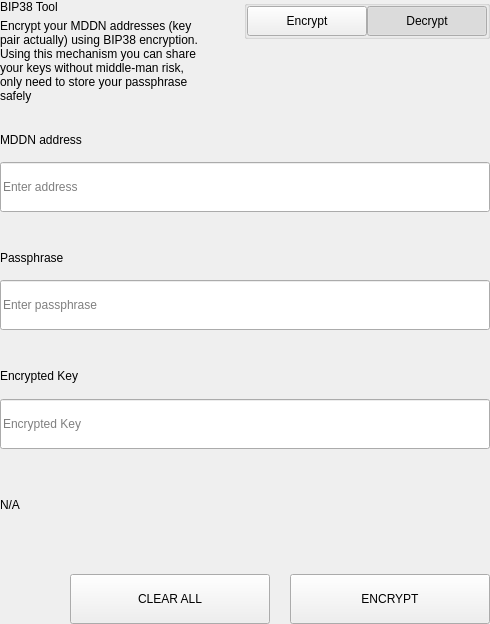
<?xml version="1.0" encoding="UTF-8"?>
<ui version="4.0">
 <class>SettingsBitToolWidget</class>
 <widget class="QWidget" name="SettingsBitToolWidget">
  <property name="geometry">
   <rect>
    <x>0</x>
    <y>0</y>
    <width>490</width>
    <height>624</height>
   </rect>
  </property>
  <property name="windowTitle">
   <string>Form</string>
  </property>
  <layout class="QVBoxLayout" name="verticalLayout">
   <property name="spacing">
    <number>0</number>
   </property>
   <property name="leftMargin">
    <number>0</number>
   </property>
   <property name="topMargin">
    <number>0</number>
   </property>
   <property name="rightMargin">
    <number>0</number>
   </property>
   <property name="bottomMargin">
    <number>0</number>
   </property>
   <item>
    <widget class="QWidget" name="left" native="true">
     <layout class="QVBoxLayout" name="verticalLayout_3">
      <property name="leftMargin">
       <number>0</number>
      </property>
      <property name="topMargin">
       <number>0</number>
      </property>
      <property name="rightMargin">
       <number>0</number>
      </property>
      <property name="bottomMargin">
       <number>0</number>
      </property>
      <item>
       <layout class="QVBoxLayout" name="verticalLayout_2">
        <property name="spacing">
         <number>0</number>
        </property>
        <item>
         <layout class="QHBoxLayout" name="horizontalLayout_3" stretch="3,1">
          <property name="spacing">
           <number>40</number>
          </property>
          <item>
           <layout class="QVBoxLayout" name="verticalLayoutTitle">
            <property name="spacing">
             <number>5</number>
            </property>
            <item>
             <widget class="QLabel" name="labelTitle">
              <property name="text">
               <string>BIP38 Tool</string>
              </property>
             </widget>
            </item>
            <item>
             <widget class="QLabel" name="labelSubtitle1">
              <property name="text">
               <string>Encrypt your MDDN addresses (key pair actually) using BIP38 encryption.
Using this mechanism you can share your keys without middle-man risk, only need to store your passphrase safely</string>
              </property>
              <property name="wordWrap">
               <bool>true</bool>
              </property>
             </widget>
            </item>
           </layout>
          </item>
          <item alignment="Qt::AlignTop">
           <widget class="QGroupBox" name="groupBox">
            <property name="title">
             <string/>
            </property>
            <property name="alignment">
             <set>Qt::AlignLeading|Qt::AlignLeft|Qt::AlignTop</set>
            </property>
            <layout class="QHBoxLayout" name="horizontalLayout_4">
             <property name="spacing">
              <number>0</number>
             </property>
             <property name="leftMargin">
              <number>0</number>
             </property>
             <property name="topMargin">
              <number>0</number>
             </property>
             <property name="rightMargin">
              <number>0</number>
             </property>
             <property name="bottomMargin">
              <number>0</number>
             </property>
             <item>
              <spacer name="horizontalSpacer">
               <property name="orientation">
                <enum>Qt::Horizontal</enum>
               </property>
               <property name="sizeHint" stdset="0">
                <size>
                 <width>40</width>
                 <height>20</height>
                </size>
               </property>
              </spacer>
             </item>
             <item>
              <widget class="QPushButton" name="pushLeft">
               <property name="minimumSize">
                <size>
                 <width>120</width>
                 <height>30</height>
                </size>
               </property>
               <property name="maximumSize">
                <size>
                 <width>120</width>
                 <height>30</height>
                </size>
               </property>
               <property name="focusPolicy">
                <enum>Qt::NoFocus</enum>
               </property>
               <property name="text">
                <string>Encrypt</string>
               </property>
               <property name="checkable">
                <bool>true</bool>
               </property>
               <property name="autoExclusive">
                <bool>true</bool>
               </property>
              </widget>
             </item>
             <item>
              <widget class="QPushButton" name="pushRight">
               <property name="minimumSize">
                <size>
                 <width>120</width>
                 <height>30</height>
                </size>
               </property>
               <property name="maximumSize">
                <size>
                 <width>120</width>
                 <height>30</height>
                </size>
               </property>
               <property name="focusPolicy">
                <enum>Qt::NoFocus</enum>
               </property>
               <property name="text">
                <string>Decrypt</string>
               </property>
               <property name="checkable">
                <bool>true</bool>
               </property>
               <property name="checked">
                <bool>true</bool>
               </property>
               <property name="autoExclusive">
                <bool>true</bool>
               </property>
              </widget>
             </item>
            </layout>
           </widget>
          </item>
         </layout>
        </item>
        <item>
         <widget class="QStackedWidget" name="stackedWidget">
          <property name="currentIndex">
           <number>1</number>
          </property>
          <widget class="QWidget" name="pageDecrypt">
           <layout class="QVBoxLayout" name="verticalLayout_5">
            <property name="spacing">
             <number>0</number>
            </property>
            <property name="leftMargin">
             <number>0</number>
            </property>
            <property name="topMargin">
             <number>0</number>
            </property>
            <property name="rightMargin">
             <number>0</number>
            </property>
            <property name="bottomMargin">
             <number>0</number>
            </property>
            <item>
             <widget class="QWidget" name="widget" native="true">
              <property name="minimumSize">
               <size>
                <width>0</width>
                <height>100</height>
               </size>
              </property>
              <layout class="QVBoxLayout" name="verticalLayout_4">
               <property name="spacing">
                <number>0</number>
               </property>
               <property name="leftMargin">
                <number>0</number>
               </property>
               <property name="topMargin">
                <number>0</number>
               </property>
               <property name="rightMargin">
                <number>0</number>
               </property>
               <property name="bottomMargin">
                <number>0</number>
               </property>
               <item>
                <spacer name="verticalSpacer_2">
                 <property name="orientation">
                  <enum>Qt::Vertical</enum>
                 </property>
                 <property name="sizeType">
                  <enum>QSizePolicy::Fixed</enum>
                 </property>
                 <property name="sizeHint" stdset="0">
                  <size>
                   <width>20</width>
                   <height>20</height>
                  </size>
                 </property>
                </spacer>
               </item>
               <item>
                <layout class="QHBoxLayout" name="horizontalLayout_6" stretch="2">
                 <property name="spacing">
                  <number>0</number>
                 </property>
                 <item>
                  <layout class="QVBoxLayout" name="verticalLayout_7">
                   <property name="spacing">
                    <number>9</number>
                   </property>
                   <item>
                    <widget class="QLabel" name="labelSubtitleKey">
                     <property name="minimumSize">
                      <size>
                       <width>0</width>
                       <height>20</height>
                      </size>
                     </property>
                     <property name="maximumSize">
                      <size>
                       <width>16777215</width>
                       <height>20</height>
                      </size>
                     </property>
                     <property name="text">
                      <string>Encrypted key</string>
                     </property>
                    </widget>
                   </item>
                   <item>
                    <widget class="QLineEdit" name="lineEditKey">
                     <property name="minimumSize">
                      <size>
                       <width>0</width>
                       <height>50</height>
                      </size>
                     </property>
                     <property name="maximumSize">
                      <size>
                       <width>16777215</width>
                       <height>50</height>
                      </size>
                     </property>
                     <property name="placeholderText">
                      <string>Enter a encrypted key</string>
                     </property>
                    </widget>
                   </item>
                  </layout>
                 </item>
                </layout>
               </item>
               <item>
                <spacer name="verticalSpacer_3">
                 <property name="orientation">
                  <enum>Qt::Vertical</enum>
                 </property>
                 <property name="sizeType">
                  <enum>QSizePolicy::Fixed</enum>
                 </property>
                 <property name="sizeHint" stdset="0">
                  <size>
                   <width>20</width>
                   <height>20</height>
                  </size>
                 </property>
                </spacer>
               </item>
               <item>
                <layout class="QVBoxLayout" name="verticalLayout_9">
                 <property name="spacing">
                  <number>9</number>
                 </property>
                 <item>
                  <widget class="QLabel" name="labelSubtitlePassphrase">
                   <property name="maximumSize">
                    <size>
                     <width>16777215</width>
                     <height>20</height>
                    </size>
                   </property>
                   <property name="text">
                    <string>Passphrase</string>
                   </property>
                  </widget>
                 </item>
                 <item>
                  <widget class="QLineEdit" name="lineEditPassphrase">
                   <property name="minimumSize">
                    <size>
                     <width>0</width>
                     <height>50</height>
                    </size>
                   </property>
                   <property name="maximumSize">
                    <size>
                     <width>16777215</width>
                     <height>50</height>
                    </size>
                   </property>
                   <property name="placeholderText">
                    <string>Enter a passphrase</string>
                   </property>
                  </widget>
                 </item>
                </layout>
               </item>
               <item>
                <spacer name="verticalSpacer_4">
                 <property name="orientation">
                  <enum>Qt::Vertical</enum>
                 </property>
                 <property name="sizeType">
                  <enum>QSizePolicy::Fixed</enum>
                 </property>
                 <property name="sizeHint" stdset="0">
                  <size>
                   <width>20</width>
                   <height>20</height>
                  </size>
                 </property>
                </spacer>
               </item>
               <item>
                <widget class="QWidget" name="widget_3" native="true">
                 <property name="sizePolicy">
                  <sizepolicy hsizetype="Preferred" vsizetype="Fixed">
                   <horstretch>0</horstretch>
                   <verstretch>0</verstretch>
                  </sizepolicy>
                 </property>
                 <layout class="QVBoxLayout" name="verticalLayout_10">
                  <property name="spacing">
                   <number>9</number>
                  </property>
                  <property name="leftMargin">
                   <number>0</number>
                  </property>
                  <property name="topMargin">
                   <number>0</number>
                  </property>
                  <property name="rightMargin">
                   <number>0</number>
                  </property>
                  <property name="bottomMargin">
                   <number>0</number>
                  </property>
                  <item>
                   <widget class="QLabel" name="labelSubtitleDecryptResult">
                    <property name="minimumSize">
                     <size>
                      <width>0</width>
                      <height>20</height>
                     </size>
                    </property>
                    <property name="maximumSize">
                     <size>
                      <width>16777215</width>
                      <height>20</height>
                     </size>
                    </property>
                    <property name="text">
                     <string>Decrypted address result</string>
                    </property>
                   </widget>
                  </item>
                  <item>
                   <widget class="QWidget" name="widget_4" native="true">
                    <layout class="QHBoxLayout" name="horizontalLayout" stretch="6,0,1">
                     <property name="spacing">
                      <number>0</number>
                     </property>
                     <property name="leftMargin">
                      <number>0</number>
                     </property>
                     <property name="topMargin">
                      <number>0</number>
                     </property>
                     <property name="rightMargin">
                      <number>0</number>
                     </property>
                     <property name="bottomMargin">
                      <number>0</number>
                     </property>
                     <item alignment="Qt::AlignVCenter">
                      <widget class="QLineEdit" name="lineEditDecryptResult">
                       <property name="minimumSize">
                        <size>
                         <width>0</width>
                         <height>50</height>
                        </size>
                       </property>
                       <property name="maximumSize">
                        <size>
                         <width>16777215</width>
                         <height>50</height>
                        </size>
                       </property>
                       <property name="placeholderText">
                        <string>Decrypted Address</string>
                       </property>
                      </widget>
                     </item>
                     <item>
                      <spacer name="horizontalSpacer_4">
                       <property name="orientation">
                        <enum>Qt::Horizontal</enum>
                       </property>
                       <property name="sizeType">
                        <enum>QSizePolicy::Fixed</enum>
                       </property>
                       <property name="sizeHint" stdset="0">
                        <size>
                         <width>20</width>
                         <height>50</height>
                        </size>
                       </property>
                      </spacer>
                     </item>
                     <item>
                      <widget class="QPushButton" name="pushButtonImport">
                       <property name="minimumSize">
                        <size>
                         <width>140</width>
                         <height>40</height>
                        </size>
                       </property>
                       <property name="text">
                        <string>Import Address</string>
                       </property>
                      </widget>
                     </item>
                    </layout>
                   </widget>
                  </item>
                 </layout>
                </widget>
               </item>
               <item>
                <widget class="QLabel" name="statusLabel_DEC">
                 <property name="maximumSize">
                  <size>
                   <width>16777215</width>
                   <height>40</height>
                  </size>
                 </property>
                 <property name="text">
                  <string/>
                 </property>
                </widget>
               </item>
               <item>
                <spacer name="verticalSpacer">
                 <property name="orientation">
                  <enum>Qt::Vertical</enum>
                 </property>
                 <property name="sizeType">
                  <enum>QSizePolicy::Preferred</enum>
                 </property>
                 <property name="sizeHint" stdset="0">
                  <size>
                   <width>20</width>
                   <height>20</height>
                  </size>
                 </property>
                </spacer>
               </item>
               <item>
                <layout class="QHBoxLayout" name="horizontalLayout_7">
                 <property name="spacing">
                  <number>0</number>
                 </property>
                 <item>
                  <spacer name="horizontalSpacer_5">
                   <property name="orientation">
                    <enum>Qt::Horizontal</enum>
                   </property>
                   <property name="sizeType">
                    <enum>QSizePolicy::Expanding</enum>
                   </property>
                   <property name="sizeHint" stdset="0">
                    <size>
                     <width>40</width>
                     <height>20</height>
                    </size>
                   </property>
                  </spacer>
                 </item>
                 <item>
                  <widget class="QPushButton" name="pushButtonDecryptClear">
                   <property name="minimumSize">
                    <size>
                     <width>200</width>
                     <height>50</height>
                    </size>
                   </property>
                   <property name="maximumSize">
                    <size>
                     <width>200</width>
                     <height>50</height>
                    </size>
                   </property>
                   <property name="text">
                    <string>CLEAR</string>
                   </property>
                  </widget>
                 </item>
                 <item>
                  <spacer name="horizontalSpacer_3">
                   <property name="orientation">
                    <enum>Qt::Horizontal</enum>
                   </property>
                   <property name="sizeType">
                    <enum>QSizePolicy::Fixed</enum>
                   </property>
                   <property name="sizeHint" stdset="0">
                    <size>
                     <width>20</width>
                     <height>20</height>
                    </size>
                   </property>
                  </spacer>
                 </item>
                 <item>
                  <widget class="QPushButton" name="pushButtonDecrypt">
                   <property name="minimumSize">
                    <size>
                     <width>200</width>
                     <height>50</height>
                    </size>
                   </property>
                   <property name="maximumSize">
                    <size>
                     <width>200</width>
                     <height>50</height>
                    </size>
                   </property>
                   <property name="text">
                    <string>DECRYPT KEY</string>
                   </property>
                  </widget>
                 </item>
                </layout>
               </item>
              </layout>
             </widget>
            </item>
           </layout>
          </widget>
          <widget class="QWidget" name="pageEncrypt">
           <layout class="QVBoxLayout" name="verticalLayout_11">
            <property name="spacing">
             <number>0</number>
            </property>
            <property name="leftMargin">
             <number>0</number>
            </property>
            <property name="topMargin">
             <number>0</number>
            </property>
            <property name="rightMargin">
             <number>0</number>
            </property>
            <property name="bottomMargin">
             <number>0</number>
            </property>
            <item>
             <spacer name="verticalSpacer_8">
              <property name="orientation">
               <enum>Qt::Vertical</enum>
              </property>
              <property name="sizeType">
               <enum>QSizePolicy::Fixed</enum>
              </property>
              <property name="sizeHint" stdset="0">
               <size>
                <width>20</width>
                <height>20</height>
               </size>
              </property>
             </spacer>
            </item>
            <item>
             <widget class="QWidget" name="containerAddressEnc" native="true">
              <layout class="QVBoxLayout" name="containerAddressEncLayout">
               <property name="spacing">
                <number>5</number>
               </property>
               <property name="leftMargin">
                <number>0</number>
               </property>
               <property name="topMargin">
                <number>0</number>
               </property>
               <property name="rightMargin">
                <number>0</number>
               </property>
               <property name="bottomMargin">
                <number>0</number>
               </property>
               <item>
                <widget class="QLabel" name="labelSubtitleAddress">
                 <property name="minimumSize">
                  <size>
                   <width>0</width>
                   <height>20</height>
                  </size>
                 </property>
                 <property name="maximumSize">
                  <size>
                   <width>16777215</width>
                   <height>20</height>
                  </size>
                 </property>
                 <property name="text">
                  <string>MDDN address</string>
                 </property>
                </widget>
               </item>
               <item>
                <widget class="QLineEdit" name="addressIn_ENC">
                 <property name="minimumSize">
                  <size>
                   <width>0</width>
                   <height>50</height>
                  </size>
                 </property>
                 <property name="placeholderText">
                  <string>Enter address</string>
                 </property>
                </widget>
               </item>
              </layout>
             </widget>
            </item>
            <item>
             <spacer name="verticalSpacer_6">
              <property name="orientation">
               <enum>Qt::Vertical</enum>
              </property>
              <property name="sizeType">
               <enum>QSizePolicy::Fixed</enum>
              </property>
              <property name="sizeHint" stdset="0">
               <size>
                <width>20</width>
                <height>20</height>
               </size>
              </property>
             </spacer>
            </item>
            <item>
             <widget class="QWidget" name="containerAddress" native="true">
              <layout class="QHBoxLayout" name="horizontalLayout_9" stretch="2">
               <property name="spacing">
                <number>0</number>
               </property>
               <property name="leftMargin">
                <number>0</number>
               </property>
               <property name="topMargin">
                <number>0</number>
               </property>
               <property name="rightMargin">
                <number>0</number>
               </property>
               <property name="bottomMargin">
                <number>0</number>
               </property>
               <item>
                <layout class="QVBoxLayout" name="verticalLayout_8">
                 <property name="spacing">
                  <number>5</number>
                 </property>
                 <item>
                  <widget class="QLabel" name="labelSubtitleMessage">
                   <property name="minimumSize">
                    <size>
                     <width>0</width>
                     <height>20</height>
                    </size>
                   </property>
                   <property name="maximumSize">
                    <size>
                     <width>16777215</width>
                     <height>20</height>
                    </size>
                   </property>
                   <property name="text">
                    <string>Passphrase</string>
                   </property>
                  </widget>
                 </item>
                 <item>
                  <widget class="QLineEdit" name="passphraseIn_ENC">
                   <property name="minimumSize">
                    <size>
                     <width>0</width>
                     <height>50</height>
                    </size>
                   </property>
                   <property name="maximumSize">
                    <size>
                     <width>16777215</width>
                     <height>50</height>
                    </size>
                   </property>
                   <property name="placeholderText">
                    <string>Enter passphrase</string>
                   </property>
                  </widget>
                 </item>
                </layout>
               </item>
              </layout>
             </widget>
            </item>
            <item>
             <spacer name="verticalSpacer_7">
              <property name="orientation">
               <enum>Qt::Vertical</enum>
              </property>
              <property name="sizeType">
               <enum>QSizePolicy::Fixed</enum>
              </property>
              <property name="sizeHint" stdset="0">
               <size>
                <width>20</width>
                <height>20</height>
               </size>
              </property>
             </spacer>
            </item>
            <item>
             <widget class="QWidget" name="widget_2" native="true">
              <property name="minimumSize">
               <size>
                <width>0</width>
                <height>75</height>
               </size>
              </property>
              <property name="maximumSize">
               <size>
                <width>16777215</width>
                <height>16777215</height>
               </size>
              </property>
              <layout class="QVBoxLayout" name="verticalLayout_6">
               <property name="leftMargin">
                <number>0</number>
               </property>
               <property name="topMargin">
                <number>0</number>
               </property>
               <property name="rightMargin">
                <number>0</number>
               </property>
               <property name="bottomMargin">
                <number>0</number>
               </property>
               <item>
                <widget class="QLabel" name="labelSubtitleEncryptedKey">
                 <property name="minimumSize">
                  <size>
                   <width>0</width>
                   <height>20</height>
                  </size>
                 </property>
                 <property name="maximumSize">
                  <size>
                   <width>16777215</width>
                   <height>20</height>
                  </size>
                 </property>
                 <property name="text">
                  <string>Encrypted Key</string>
                 </property>
                </widget>
               </item>
               <item>
                <widget class="QLineEdit" name="encryptedKeyOut_ENC">
                 <property name="minimumSize">
                  <size>
                   <width>0</width>
                   <height>50</height>
                  </size>
                 </property>
                 <property name="placeholderText">
                  <string>Encrypted Key</string>
                 </property>
                </widget>
               </item>
              </layout>
             </widget>
            </item>
            <item>
             <widget class="QLabel" name="statusLabel_ENC">
              <property name="text">
               <string notr="true">N/A</string>
              </property>
             </widget>
            </item>
            <item>
             <spacer name="verticalSpacer_5">
              <property name="orientation">
               <enum>Qt::Vertical</enum>
              </property>
              <property name="sizeType">
               <enum>QSizePolicy::Fixed</enum>
              </property>
              <property name="sizeHint" stdset="0">
               <size>
                <width>20</width>
                <height>20</height>
               </size>
              </property>
             </spacer>
            </item>
            <item>
             <layout class="QHBoxLayout" name="horizontalLayout_8">
              <property name="spacing">
               <number>0</number>
              </property>
              <item>
               <spacer name="horizontalSpacer_6">
                <property name="orientation">
                 <enum>Qt::Horizontal</enum>
                </property>
                <property name="sizeType">
                 <enum>QSizePolicy::Expanding</enum>
                </property>
                <property name="sizeHint" stdset="0">
                 <size>
                  <width>40</width>
                  <height>20</height>
                 </size>
                </property>
               </spacer>
              </item>
              <item>
               <widget class="QPushButton" name="pushButtonClear">
                <property name="minimumSize">
                 <size>
                  <width>200</width>
                  <height>50</height>
                 </size>
                </property>
                <property name="focusPolicy">
                 <enum>Qt::NoFocus</enum>
                </property>
                <property name="text">
                 <string>CLEAR ALL</string>
                </property>
               </widget>
              </item>
              <item>
               <spacer name="horizontalSpacer_2">
                <property name="orientation">
                 <enum>Qt::Horizontal</enum>
                </property>
                <property name="sizeType">
                 <enum>QSizePolicy::Fixed</enum>
                </property>
                <property name="sizeHint" stdset="0">
                 <size>
                  <width>20</width>
                  <height>20</height>
                 </size>
                </property>
               </spacer>
              </item>
              <item>
               <widget class="QPushButton" name="pushButtonEncrypt">
                <property name="minimumSize">
                 <size>
                  <width>200</width>
                  <height>50</height>
                 </size>
                </property>
                <property name="maximumSize">
                 <size>
                  <width>200</width>
                  <height>50</height>
                 </size>
                </property>
                <property name="focusPolicy">
                 <enum>Qt::NoFocus</enum>
                </property>
                <property name="text">
                 <string>ENCRYPT</string>
                </property>
               </widget>
              </item>
             </layout>
            </item>
           </layout>
          </widget>
         </widget>
        </item>
       </layout>
      </item>
     </layout>
    </widget>
   </item>
  </layout>
 </widget>
 <resources/>
 <connections/>
</ui>
